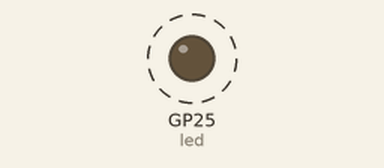
This program was run on a simulated Raspberry Pi Pico running MicroPython. On the bench: output pins drawn as LEDs (lit = HIGH). Dashed ring = blinking.

Above: at 0.2 s.
Timing chart, 0 to 3.0 s (numbered marks = the images above):
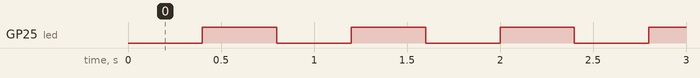

The program:

blink.py
```python
'''
相较原代码改进：
1、在回调函数tick时，led变量不再需要声明为全局变量，去除全局变量亦可直接使用；
2、使用try-except语句捕获定时器初始化失败的异常，并打印错误信息。
'''
from machine import Pin, Timer

# 初始化LED引脚为输出模式
led = Pin("LED", Pin.OUT)

# 定义定时器回调函数，用于切换LED的状态
def tick(timer):
    led.toggle()

try:
    # 创建一个定时器对象并初始化，设置频率为2.5Hz，模式为周期性，并绑定回调函数tick
    tim = Timer()
    tim.init(freq=2.5, mode=Timer.PERIODIC, callback=tick)

except Exception as e:
    print(f"定时器初始化失败: {e}")
```

Measured:
- by itself, GP25 (led): alternates HIGH for 0.40 s and LOW for 0.40 s
